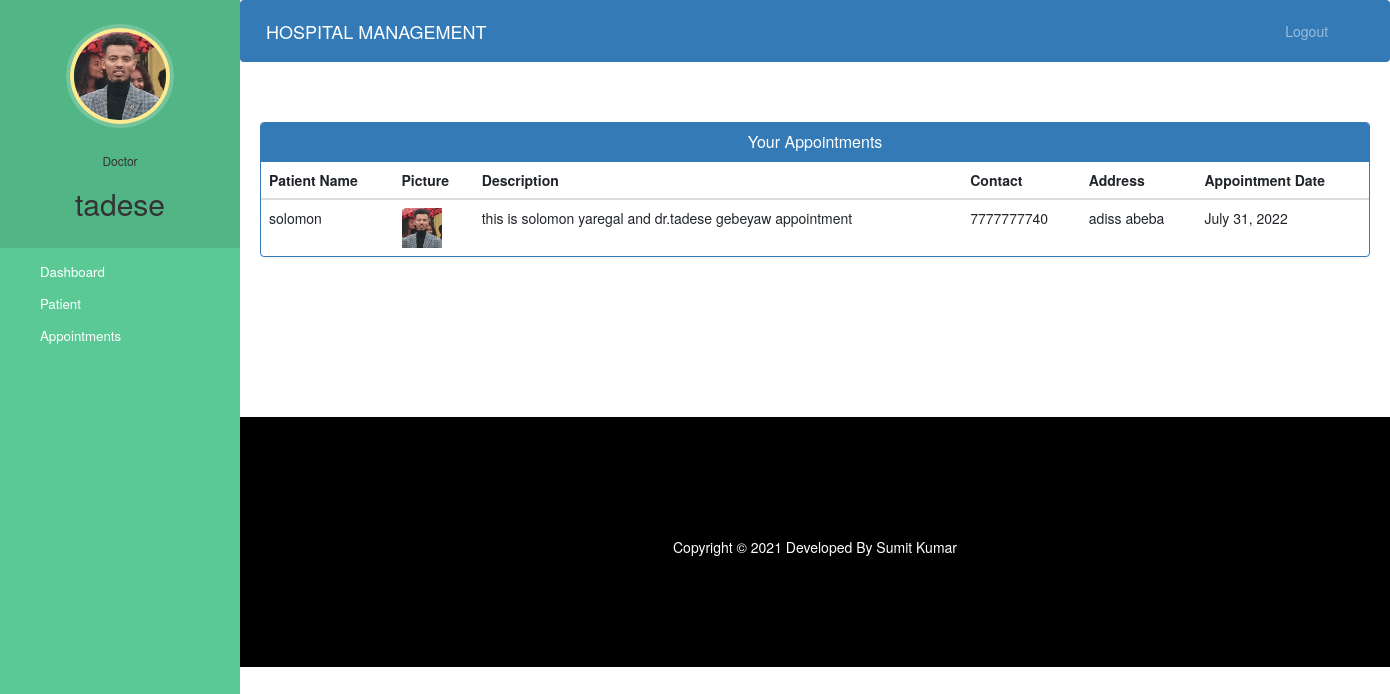
/doctor-view-appointment (signed in), run on the app's committed database.
### hospital/models.py (models this page shows, shortened)
class Doctor(models.Model):
    user=models.OneToOneField(User,on_delete=models.CASCADE)
    profile_pic= models.ImageField(upload_to='profile_pic/DoctorProfilePic/',null=True,blank=True)
    address = models.CharField(max_length=40)
    mobile = models.CharField(max_length=20,null=True)
    department= models.CharField(max_length=50,choices=departments,default='Cardiologist')
    status=models.BooleanField(default=False)

class Appointment(models.Model):
    patientId=models.PositiveIntegerField(null=True)
    doctorId=models.PositiveIntegerField(null=True)
    patientName=models.CharField(max_length=40,null=True)
    doctorName=models.CharField(max_length=40,null=True)
    appointmentDate=models.DateField(auto_now=True)
    description=models.TextField(max_length=500)
    status=models.BooleanField(default=False)

class Patient(models.Model):
    user=models.OneToOneField(User,on_delete=models.CASCADE)
    profile_pic= models.ImageField(upload_to='profile_pic/PatientProfilePic/',null=True,blank=True)
    address = models.CharField(max_length=40)
    mobile = models.CharField(max_length=20,null=False)
    symptoms = models.CharField(max_length=100,null=False)
    assignedDoctorId = models.PositiveIntegerField(null=True)
    admitDate=models.DateField(auto_now=True)
    status=models.BooleanField(default=False)

### hospital/views.py (the view)
# urls.py: path('doctor-view-appointment', views.doctor_view_appointment_view,name='doctor-view-appointment'),
@login_required(login_url='doctorlogin')
@user_passes_test(is_doctor)
def doctor_view_appointment_view(request):
    doctor=models.Doctor.objects.get(user_id=request.user.id) #for profile picture of doctor in sidebar
    appointments=models.Appointment.objects.all().filter(status=True,doctorId=request.user.id)
    patientid=[]
    for a in appointments:
        patientid.append(a.patientId)
    patients=models.Patient.objects.all().filter(status=True,user_id__in=patientid)
    appointments=zip(appointments,patients)
    return render(request,'hospital/doctor_view_appointment.html',{'appointments':appointments,'doctor':doctor})

### hospital/views.py (called while the page is built)
def is_doctor(user):
    return user.groups.filter(name='DOCTOR').exists()

### templates/hospital/doctor_view_appointment.html (shortened to what this page needs)
{% extends 'hospital/doctor_base.html' %}
{% block content %}
{%load static%}
<head>
  <link href="//netdna.bootstrapcdn.com/bootstrap/3.0.0/css/bootstrap.min.css" rel="stylesheet" id="bootstrap-css">
</head>
<div class="container">
  <div class="panel panel-primary">
    <div class="panel-heading">
      <h6 class="panel-title">Your Appointments</h6>
    </div>
    <table class="table table-hover" id="dev-table">
      <thead>
        <tr>
          <th>Patient Name</th>
          <th>Picture</th>
          <th>Description</th>
          <th>Contact</th>
          <th>Address</th>
          <th>Appointment Date</th>
        </tr>
      </thead>
      {% for a,p in appointments %}
      <tr>
        <td>{{a.patientName}}</td>
        <td> <img src="{% static p.profile_pic.url %}" alt="Profile Pic" height="40px" width="40px" /></td>
        <td>{{a.description}}</td>
        <td>{{p.mobile}}</td>
        <td>{{p.address}}</td>
        <td>{{a.appointmentDate}}</td>
      </tr>
      {% endfor %}
    </table>
  </div>
</div>
{% endblock content %}

### templates/hospital/doctor_base.html (shortened to what this page needs)
<!DOCTYPE html>
{% load static %}
<html lang="en">
<head>
  <link rel="stylesheet" href="https://stackpath.bootstrapcdn.com/bootstrap/4.3.1/css/bootstrap.min.css">
  <link rel="stylesheet" href="https://maxcdn.bootstrapcdn.com/font-awesome/4.7.0/css/font-awesome.min.css">
</head>
<body>
  <nav class="menu" tabindex="0">
    <header class="avatar">
      <img src="{% static doctor.profile_pic.url %}" alt="Profile Pic" />
      <br><br>
      <h6>Doctor</h6>
      <h2>{{request.user.first_name}}</h2>
    </header>
    <ul>
      <li tabindex="0" class="icon-dashboard"> <a style="color:white; text-decoration:none;" href="/doctor-dashboard"><span>Dashboard</span></a> </li>
      <li tabindex="0" class="icon-users"> <a style="color:white; text-decoration:none;" href="/doctor-patient"><span>Patient</span></a></li>
      <li tabindex="0" class="icon-calendar"> <a style="color:white; text-decoration:none;" href="/doctor-appointment"><span>Appointments</span></a></li>
    </ul>
  </nav>
  <main>
    <div class="bs-example">
      <nav class="navbar navbar-expand-md  navbar-dark fixed-top" style="background:#337AB7;">
        <a href="/doctor-dashboard" class="navbar-brand">HOSPITAL MANAGEMENT</a>
        <div class="collapse navbar-collapse justify-content-between" id="navbarCollapse">
          <div class="navbar-nav" style=" margin-left: 90%;">
            <a href="/logout" class="nav-item nav-link">Logout</a>
          </div>
        </div>
      </nav>
    </div>
    <br><br>
    {% block content %}
    {% endblock content %}
    <br><br><br><br><br><br><br>
    <footer>
      <br>
      <div class="container">
        <div class="row">
          <div class="col-md-12 col-sm-12">
            <div style="color:#ffffff;" class="wow fadeInUp footer-copyright">
              <p>
                Copyright &copy; 2021 Developed By Sumit Kumar </p>
            </div>
          </div>
        </div>
      </div>
    </footer>
  </main>
</body>
</html>

### templates/hospital/doctor_base.html (style rules this page uses)
a:link { text-decoration: none; }
a { color: white; }
footer { padding: 0px 0px 0px 0px; background-color: black; margin: 0px; }
p { text-align: center; }
body { padding-left: 240px; }
main { position: relative; height: 100vh; }
.menu { background: #5bc995; height: 100vh; width: 240px; position: fixed; top: 0px; left: 0; z-index: 5; outline: none; }
.menu .avatar { background: rgba(0, 0, 0, 0.1); padding: 2em 0.5em; text-align: center; }
.menu .avatar img { width: 100px; border-radius: 50%; overflow: hidden; border: 4px solid #ffea92; box-shadow: 0 0 0 4px rgba(255, 255, 255, 0.2); }
.menu .avatar h2 { font-weight: normal; margin-bottom: 0; }
.menu ul { list-style: none; padding: 0.5em 0; margin: 0; }
.menu ul li { padding: 0.5em 1em 0.5em 3em; font-size: 0.95em; font-weight: regular; background-repeat: no-repeat; background-position: left 15px center; background-size: auto 20px; transition: all 0.15s linear; cursor: pointer; }
.menu ul li.icon-dashboard { background-image: url("http://www.entypo.com/images//gauge.svg"); }
.menu ul li.icon-users { background-image: url("http://www.entypo.com/images//users.svg"); }
.menu ul li.icon-calendar { background-image: url("http://www.entypo.com/images//calendar.svg"); }

### templates/hospital/doctor_view_appointment.html (style rules this page uses)
a:link { text-decoration: none; }
h6 { text-align: center; }
.row { margin: 100px; }

### data on the page
Doctor: profile_pic (picture)
Appointment: patientName "solomon", profile_pic (picture), description "this is solomon yaregal and dr.tadese gebeyaw appointment", mobile "7777777740", address "adiss abeba", appointmentDate "July 31, 2022"

### other printed values
{{ request.user.first_name }} "tadese"
